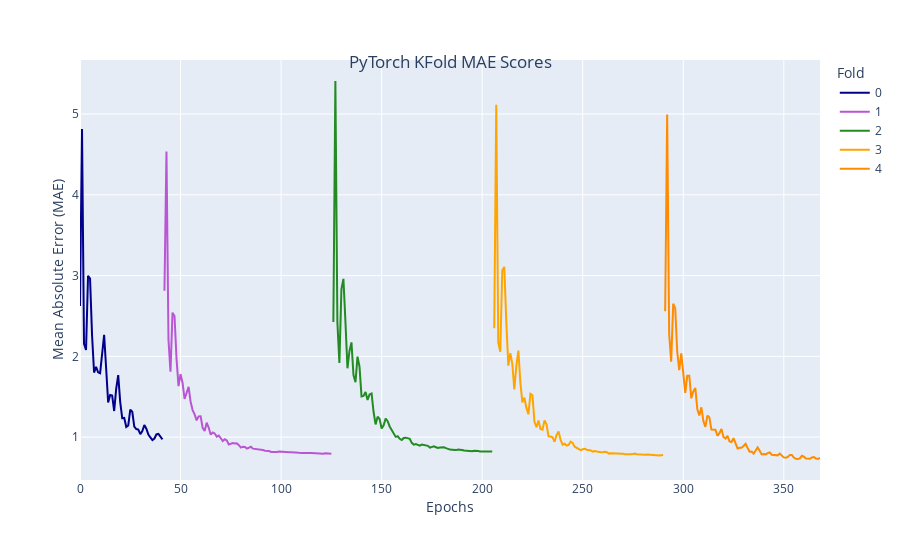

Write notebook code for a chart like this one.
### Code cell
fig = px.line(epochs_df, x=epochs_df.index, y='MAE_Score', color='Fold', color_discrete_sequence=epoch_color_scale)

fig.update_layout(
    title={
        'text': "PyTorch KFold MAE Scores ",
        'x': 0.5,
        'xanchor': 'center',
        'y':0.90,
        'yanchor':'top'
    },
    xaxis=dict(
        title="Epochs",
        title_standoff=5  
    ),
    yaxis=dict(
        title="Mean Absolute Error (MAE)",
        title_standoff=5
    )
)

fig.show()
